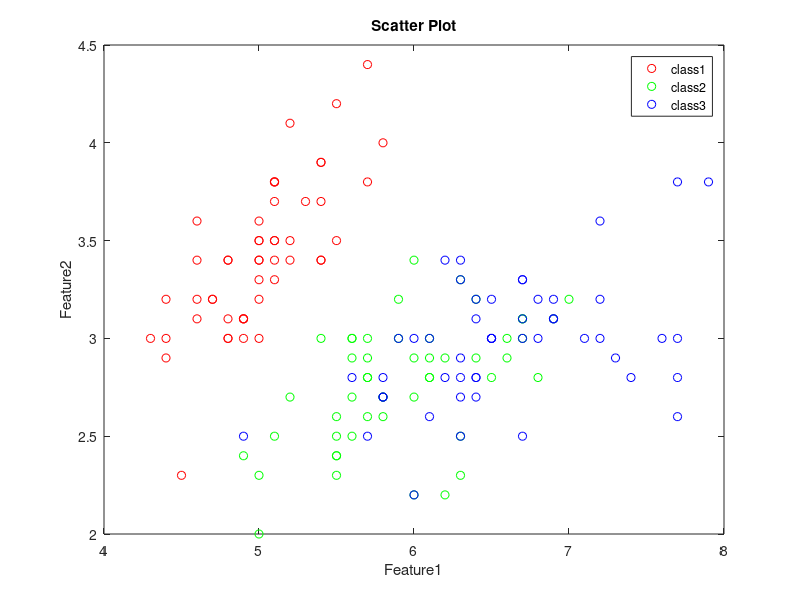

The MATLAB source for this figure:
clc;       % 清除command window
clear      % 清除workspace
close all  % 關閉所有figure

%% 讀取.txt資料
dataSet = load('iris.txt');
rawData = dataSet(:,1:4);    % 原始資料，75筆資料 x 4個特徵
label   = dataSet(:,5);      % 75筆資料所對應的標籤
kk = 3;
error = 0;
acc=0;

%% 範例一、Scatter Plot
figure; % 開啟新的繪圖空間

plot(rawData(  1: 50,1),rawData(  1: 50,2),'ro',...
     rawData( 51:100,1),rawData( 51:100,2),'go',...
     rawData(101:150,1),rawData(101:150,2),'bo');   
     % 以plot繪圖指令分別畫出class1~3之第一與第二特徵。

title('Scatter Plot');                              % 圖名稱
legend('class1', 'class2', 'class3');               % 類別標號說明
xlabel('Feature1');                                 % 特徵標號註解
ylabel('Feature2');                                 % 特徵標號註解

%% 範例二、計算距離
trainset = [rawData(  1: 25,1:4);...
          rawData( 51: 75,1:4);...
          rawData(101:125,1:4);]; 
          % 選取每類別前半，合併為training set

testset = [rawData( 26: 50,1:4);...
          rawData( 76:100,1:4);...
          rawData(126:150,1:4)]; 
          % 選取每類別後半，合併為test set
[testm,~]=size(testset);
[trainm,trainn]=size(trainset);

distancev=zeros(trainm,1);%每個測試點與訓練及的歐式距離量
for i=1:testm   
    for j=1:trainm
        distancev(j)=0;
        for k=1:trainn
            distancev(j)=distancev(j)+(testset(i,k)-trainset(j,k))^2; 
        end
        distancev(j)=sqrt(distancev(j));%.歐式距離
    end
    [val,index] = sort(distancev,'ascend');
    
    
    M = mode(label(index(1:kk)));
    

    
   
    if M ~= label(i,end)
        error=error+1;
    end

end

CR=1-error/testm;
disp('CR:');
disp(CR);










